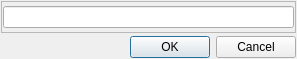
<?xml version="1.0" encoding="UTF-8"?>
<ui version="4.0">
 <class>Set_Password_Dialog</class>
 <widget class="QDialog" name="Set_Password_Dialog">
  <property name="geometry">
   <rect>
    <x>0</x>
    <y>0</y>
    <width>297</width>
    <height>59</height>
   </rect>
  </property>
  <property name="sizePolicy">
   <sizepolicy hsizetype="Fixed" vsizetype="Fixed">
    <horstretch>0</horstretch>
    <verstretch>0</verstretch>
   </sizepolicy>
  </property>
  <property name="minimumSize">
   <size>
    <width>297</width>
    <height>59</height>
   </size>
  </property>
  <property name="maximumSize">
   <size>
    <width>297</width>
    <height>59</height>
   </size>
  </property>
  <property name="windowTitle">
   <string>Установка пароля</string>
  </property>
  <property name="windowIcon">
   <iconset resource="../resources.qrc">
    <normaloff>:/icons/z-icon.ico</normaloff>:/icons/z-icon.ico</iconset>
  </property>
  <layout class="QVBoxLayout" name="verticalLayout_2">
   <property name="spacing">
    <number>3</number>
   </property>
   <property name="leftMargin">
    <number>1</number>
   </property>
   <property name="topMargin">
    <number>1</number>
   </property>
   <property name="rightMargin">
    <number>1</number>
   </property>
   <property name="bottomMargin">
    <number>1</number>
   </property>
   <item>
    <widget class="QFrame" name="frame">
     <property name="frameShape">
      <enum>QFrame::StyledPanel</enum>
     </property>
     <property name="frameShadow">
      <enum>QFrame::Raised</enum>
     </property>
     <layout class="QVBoxLayout" name="verticalLayout">
      <property name="spacing">
       <number>3</number>
      </property>
      <property name="leftMargin">
       <number>1</number>
      </property>
      <property name="topMargin">
       <number>1</number>
      </property>
      <property name="rightMargin">
       <number>1</number>
      </property>
      <property name="bottomMargin">
       <number>1</number>
      </property>
      <item>
       <widget class="QLineEdit" name="Password_lineEdit"/>
      </item>
     </layout>
    </widget>
   </item>
   <item>
    <widget class="QDialogButtonBox" name="Accept_buttonBox">
     <property name="orientation">
      <enum>Qt::Horizontal</enum>
     </property>
     <property name="standardButtons">
      <set>QDialogButtonBox::Cancel|QDialogButtonBox::Ok</set>
     </property>
    </widget>
   </item>
  </layout>
 </widget>
 <resources>
  <include location="../resources.qrc"/>
 </resources>
 <connections>
  <connection>
   <sender>Accept_buttonBox</sender>
   <signal>accepted()</signal>
   <receiver>Set_Password_Dialog</receiver>
   <slot>accept()</slot>
   <hints>
    <hint type="sourcelabel">
     <x>148</x>
     <y>45</y>
    </hint>
    <hint type="destinationlabel">
     <x>148</x>
     <y>29</y>
    </hint>
   </hints>
  </connection>
  <connection>
   <sender>Accept_buttonBox</sender>
   <signal>rejected()</signal>
   <receiver>Set_Password_Dialog</receiver>
   <slot>reject()</slot>
   <hints>
    <hint type="sourcelabel">
     <x>148</x>
     <y>45</y>
    </hint>
    <hint type="destinationlabel">
     <x>148</x>
     <y>29</y>
    </hint>
   </hints>
  </connection>
 </connections>
</ui>
